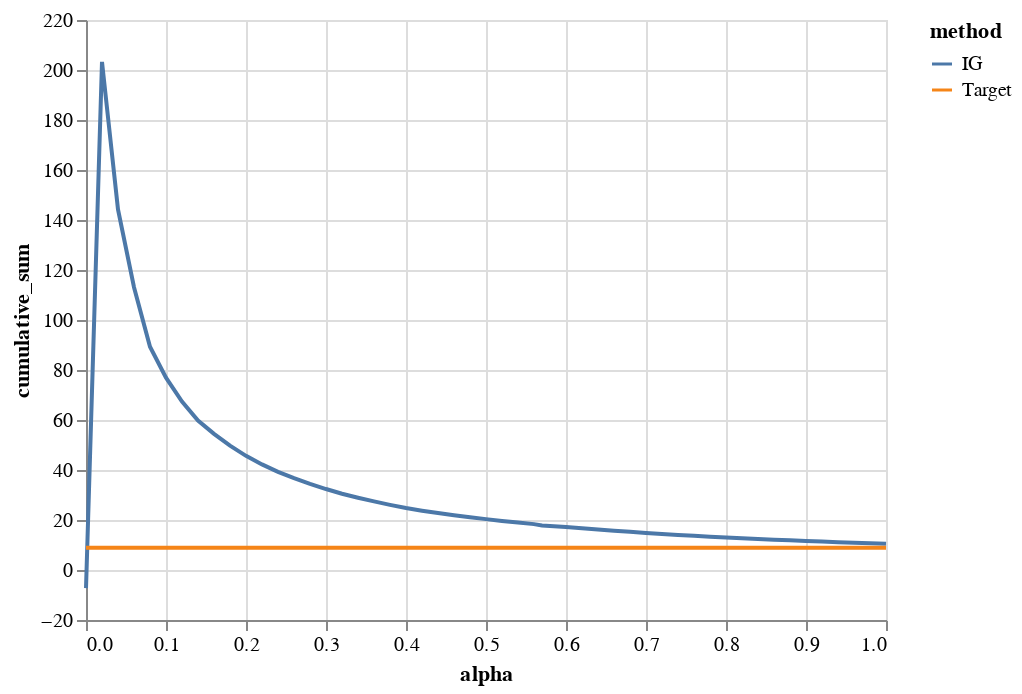

Notebook code cell kept with this figure:
### Code cell
data = pd.DataFrame({
    'cumulative_sum': list(raw_weights_sum) + [target_sum] * len(alpha_range),
    'alpha': list(alpha_range) * 2,
    'method': ['IG'] * len(alpha_range) + ['Target'] * len(alpha_range)
})
alt.Chart(data).mark_line().encode(
    alt.X('alpha:Q'),
    alt.Y('cumulative_sum:Q'),
    alt.Color('method:N')
)

### Figure 1 — Vega-Lite specification as saved in the notebook (floating-point values rounded to 4 significant figures)
{"$schema": "https://vega.github.io/schema/vega-lite/v3.2.1.json", "config": {"mark": {"tooltip": null}, "view": {"height": 300, "width": 400}}, "data": {"name": "data-31b6f441fcc3cf3c0bb758cb97df95fa"}, "datasets": {"data-31b6f441fcc3cf3c0bb758cb97df95fa": [{"alpha": 0, "cumulative_sum": -7.26, "method": "IG"}, {"alpha": 0.02, "cumulative_sum": 203.3, "method": "IG"}, {"alpha": 0.04, "cumulative_sum": 144.3, "method": "IG"}, {"alpha": 0.06, "cumulative_sum": 113.1, "method": "IG"}, {"alpha": 0.08, "cumulative_sum": 89.32, "method": "IG"}, {"alpha": 0.1, "cumulative_sum": 76.91, "method": "IG"}, {"alpha": 0.12, "cumulative_sum": 67.4, "method": "IG"}, {"alpha": 0.14, "cumulative_sum": 59.81, "method": "IG"}, {"alpha": 0.16, "cumulative_sum": 54.46, "method": "IG"}, {"alpha": 0.18, "cumulative_sum": 49.73, "method": "IG"}, {"alpha": 0.2, "cumulative_sum": 45.67, "method": "IG"}, {"alpha": 0.22, "cumulative_sum": 42.23, "method": "IG"}, {"alpha": 0.24, "cumulative_sum": 39.28, "method": "IG"}, {"alpha": 0.26, "cumulative_sum": 36.74, "method": "IG"}, {"alpha": 0.28, "cumulative_sum": 34.47, "method": "IG"}, {"alpha": 0.3, "cumulative_sum": 32.39, "method": "IG"}, {"alpha": 0.32, "cumulative_sum": 30.51, "method": "IG"}, {"alpha": 0.34, "cumulative_sum": 28.91, "method": "IG"}, {"alpha": 0.36, "cumulative_sum": 27.43, "method": "IG"}, {"alpha": 0.38, "cumulative_sum": 26.06, "method": "IG"}, {"alpha": 0.4, "cumulative_sum": 24.81, "method": "IG"}, {"alpha": 0.42, "cumulative_sum": 23.72, "method": "IG"}, {"alpha": 0.44, "cumulative_sum": 22.77, "method": "IG"}, {"alpha": 0.46, "cumulative_sum": 21.91, "method": "IG"}, {"alpha": 0.48, "cumulative_sum": 21.1, "method": "IG"}, {"alpha": 0.5, "cumulative_sum": 20.35, "method": "IG"}, {"alpha": 0.52, "cumulative_sum": 19.64, "method": "IG"}, {"alpha": 0.54, "cumulative_sum": 18.96, "method": "IG"}, {"alpha": 0.56, "cumulative_sum": 18.35, "method": "IG"}, {"alpha": 0.57, "cumulative_sum": 17.76, "method": "IG"}, {"alpha": 0.6, "cumulative_sum": 17.19, "method": "IG"}, {"alpha": 0.62, "cumulative_sum": 16.67, "method": "IG"}, {"alpha": 0.64, "cumulative_sum": 16.18, "method": "IG"}, {"alpha": 0.66, "cumulative_sum": 15.7, "method": "IG"}, {"alpha": 0.68, "cumulative_sum": 15.25, "method": "IG"}, {"alpha": 0.7, "cumulative_sum": 14.84, "method": "IG"}, {"alpha": 0.72, "cumulative_sum": 14.43, "method": "IG"}, {"alpha": 0.74, "cumulative_sum": 14.05, "method": "IG"}, {"alpha": 0.76, "cumulative_sum": 13.67, "method": "IG"}, {"alpha": 0.78, "cumulative_sum": 13.33, "method": "IG"}, {"alpha": 0.8, "cumulative_sum": 13.01, "method": "IG"}, {"alpha": 0.82, "cumulative_sum": 12.7, "method": "IG"}, {"alpha": 0.84, "cumulative_sum": 12.41, "method": "IG"}, {"alpha": 0.86, "cumulative_sum": 12.12, "method": "IG"}, {"alpha": 0.88, "cumulative_sum": 11.85, "method": "IG"}, {"alpha": 0.9, "cumulative_sum": 11.6, "method": "IG"}, {"alpha": 0.92, "cumulative_sum": 11.35, "method": "IG"}, {"alpha": 0.94, "cumulative_sum": 11.13, "method": "IG"}, {"alpha": 0.96, "cumulative_sum": 10.9, "method": "IG"}, {"alpha": 0.98, "cumulative_sum": 10.68, "method": "IG"}, {"alpha": 1, "cumulative_sum": 10.46, "method": "IG"}, {"alpha": 0, "cumulative_sum": 8.867, "method": "Target"}, {"alpha": 0.02, "cumulative_sum": 8.867, "method": "Target"}, {"alpha": 0.04, "cumulative_sum": 8.867, "method": "Target"}, {"alpha": 0.06, "cumulative_sum": 8.867, "method": "Target"}, {"alpha": 0.08, "cumulative_sum": 8.867, "method": "Target"}, {"alpha": 0.1, "cumulative_sum": 8.867, "method": "Target"}, {"alpha": 0.12, "cumulative_sum": 8.867, "method": "Target"}, {"alpha": 0.14, "cumulative_sum": 8.867, "method": "Target"}, {"alpha": 0.16, "cumulative_sum": 8.867, "method": "Target"}, {"alpha": 0.18, "cumulative_sum": 8.867, "method": "Target"}, {"alpha": 0.2, "cumulative_sum": 8.867, "method": "Target"}, {"alpha": 0.22, "cumulative_sum": 8.867, "method": "Target"}, {"alpha": 0.24, "cumulative_sum": 8.867, "method": "Target"}, {"alpha": 0.26, "cumulative_sum": 8.867, "method": "Target"}, {"alpha": 0.28, "cumulative_sum": 8.867, "method": "Target"}, {"alpha": 0.3, "cumulative_sum": 8.867, "method": "Target"}, {"alpha": 0.32, "cumulative_sum": 8.867, "method": "Target"}, {"alpha": 0.34, "cumulative_sum": 8.867, "method": "Target"}, {"alpha": 0.36, "cumulative_sum": 8.867, "method": "Target"}, {"alpha": 0.38, "cumulative_sum": 8.867, "method": "Target"}, {"alpha": 0.4, "cumulative_sum": 8.867, "method": "Target"}, {"alpha": 0.42, "cumulative_sum": 8.867, "method": "Target"}, {"alpha": 0.44, "cumulative_sum": 8.867, "method": "Target"}, {"alpha": 0.46, "cumulative_sum": 8.867, "method": "Target"}, {"alpha": 0.48, "cumulative_sum": 8.867, "method": "Target"}, {"alpha": 0.5, "cumulative_sum": 8.867, "method": "Target"}, {"alpha": 0.52, "cumulative_sum": 8.867, "method": "Target"}, {"alpha": 0.54, "cumulative_sum": 8.867, "method": "Target"}, {"alpha": 0.56, "cumulative_sum": 8.867, "method": "Target"}, {"alpha": 0.57, "cumulative_sum": 8.867, "method": "Target"}, {"alpha": 0.6, "cumulative_sum": 8.867, "method": "Target"}, {"alpha": 0.62, "cumulative_sum": 8.867, "method": "Target"}, {"alpha": 0.64, "cumulative_sum": 8.867, "method": "Target"}, {"alpha": 0.66, "cumulative_sum": 8.867, "method": "Target"}, {"alpha": 0.68, "cumulative_sum": 8.867, "method": "Target"}, {"alpha": 0.7, "cumulative_sum": 8.867, "method": "Target"}, {"alpha": 0.72, "cumulative_sum": 8.867, "method": "Target"}, {"alpha": 0.74, "cumulative_sum": 8.867, "method": "Target"}, {"alpha": 0.76, "cumulative_sum": 8.867, "method": "Target"}, {"alpha": 0.78, "cumulative_sum": 8.867, "method": "Target"}, {"alpha": 0.8, "cumulative_sum": 8.867, "method": "Target"}, {"alpha": 0.82, "cumulative_sum": 8.867, "method": "Target"}, {"alpha": 0.84, "cumulative_sum": 8.867, "method": "Target"}, {"alpha": 0.86, "cumulative_sum": 8.867, "method": "Target"}, {"alpha": 0.88, "cumulative_sum": 8.867, "method": "Target"}, {"alpha": 0.9, "cumulative_sum": 8.867, "method": "Target"}, {"alpha": 0.92, "cumulative_sum": 8.867, "method": "Target"}, {"alpha": 0.94, "cumulative_sum": 8.867, "method": "Target"}, {"alpha": 0.96, "cumulative_sum": 8.867, "method": "Target"}, {"alpha": 0.98, "cumulative_sum": 8.867, "method": "Target"}, {"alpha": 1, "cumulative_sum": 8.867, "method": "Target"}]}, "encoding": {"color": {"field": "method", "type": "nominal"}, "x": {"field": "alpha", "type": "quantitative"}, "y": {"field": "cumulative_sum", "type": "quantitative"}}, "mark": "line"}
